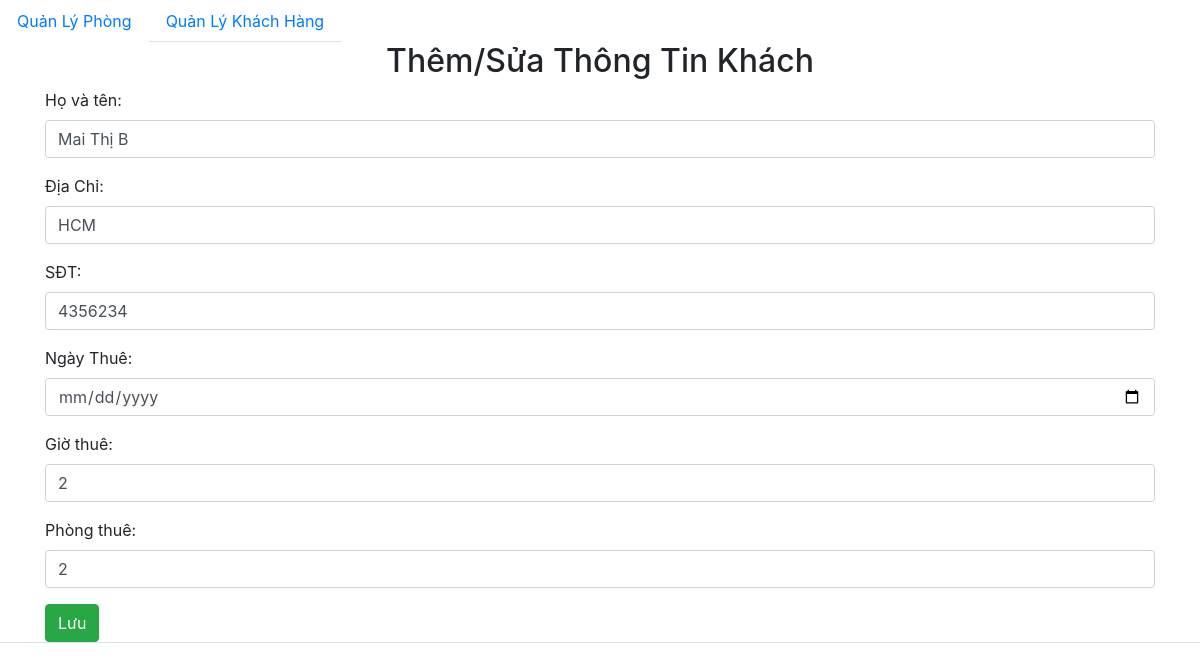
/nhanvien/khachhang/add.php?id=2 (signed in), run on the app's committed database.
### tables this page shows
CREATE TABLE IF NOT EXISTS `khach` (
  `id` int NOT NULL AUTO_INCREMENT,
  `hoten` varchar(200) DEFAULT NULL,
  `diachi` varchar(500) DEFAULT NULL,
  `sdt` int DEFAULT NULL,
  `date` timestamp NULL DEFAULT NULL,
  `time` int DEFAULT NULL,
  `room` int NOT NULL,
  PRIMARY KEY (`id`)
);

### db/dbhelper.php (called while the page is built, shortened)
<?php
function executeSingleResult($sql) {
	$con = mysqli_connect(HOST, USERNAME, PASSWORD, DATABASE);
	$result = mysqli_query($con, $sql);
	$row    = mysqli_fetch_array($result, 1);
	return $row;
}

### nhanvien/khachhang/add.php (the view, shortened to what this page needs)
<?php
require_once ('../../db/dbhelper.php');
$id = $hoten  = $diachi = $sdt=$date=$time= $room= '';
if (isset($_GET['id'])) {
	$id       = $_GET['id'];
	$sql      = 'select * from khach where id = '.$id;
	$khach = executeSingleResult($sql);
	if ($khach != null) {
		$hoten= $khach['hoten'];
		$diachi=$khach['diachi'];
		$sdt=$khach['sdt'];
		$date=$khach['date'];
		$time=$khach['time'];
		$room=$khach['room'];
	}
}
?>
<!DOCTYPE html>
<html>
<head>
	<link rel="stylesheet" href="https://maxcdn.bootstrapcdn.com/bootstrap/4.4.1/css/bootstrap.min.css">
</head>
<body>
	<ul class="nav nav-tabs">
	  <li class="nav-item">
	    <a class="nav-link" href="../Post/">Quản Lý Phòng</a>
	  </li>
	  <ul class="nav nav-tabs">
	  <li class="nav-item">
	    <a class="nav-link" href="index.php">Quản Lý Khách Hàng</a>
	  </li>
	</ul>
	<div class="container">
		<div class="panel panel-primary">
			<div class="panel-heading">
				<h2 class="text-center">Thêm/Sửa Thông Tin Khách</h2>
			</div>
			<div class="panel-body">
				<form method="post">
					<div class="form-group">
					  <label for="hoten">Họ và tên:</label>
					  <input required="true" type="text" class="form-control" id="hoten" name="hoten"
					  value="<?=$hoten?>" >
					</div>
					<div class="form-group">
					  <label for="diachi">Địa Chỉ:</label>
					  <input required="true" type="text" class="form-control" id="diachi" name="diachi" value="<?=$diachi?>" >
					</div>
					<div class="form-group">
					  <label for="sdt">SĐT:</label>
					  <input required="true" type="text" class="form-control" id="sdt" name="sdt" value="<?=$sdt?>" >
					</div>
					<div class="form-group">
					  <label for="date">Ngày Thuê:</label>
					  <input required="true" type="date" class="form-control" id="date" name="date" value="<?=$date?>" >
					</div>
					<div class="form-group">
					  <label for="time">Giờ thuê:</label>
					  <input required="true" type="text" class="form-control" id="time" name="time" value="<?=$time?>" >
					</div>
					<div class="form-group">
					  <label for="room">Phòng thuê:</label>
					  <input required="true" type="text" class="form-control" id="room" name="room" value="<?=$room?>" >
					</div>
					<button class="btn btn-success">Lưu</button>
				</form>
			</div>
		</div>
	</div>
</body>
</html>

### data on the page
khach: hoten "Mai Thị B", diachi "HCM", sdt "4356234", time "2", room "2"
